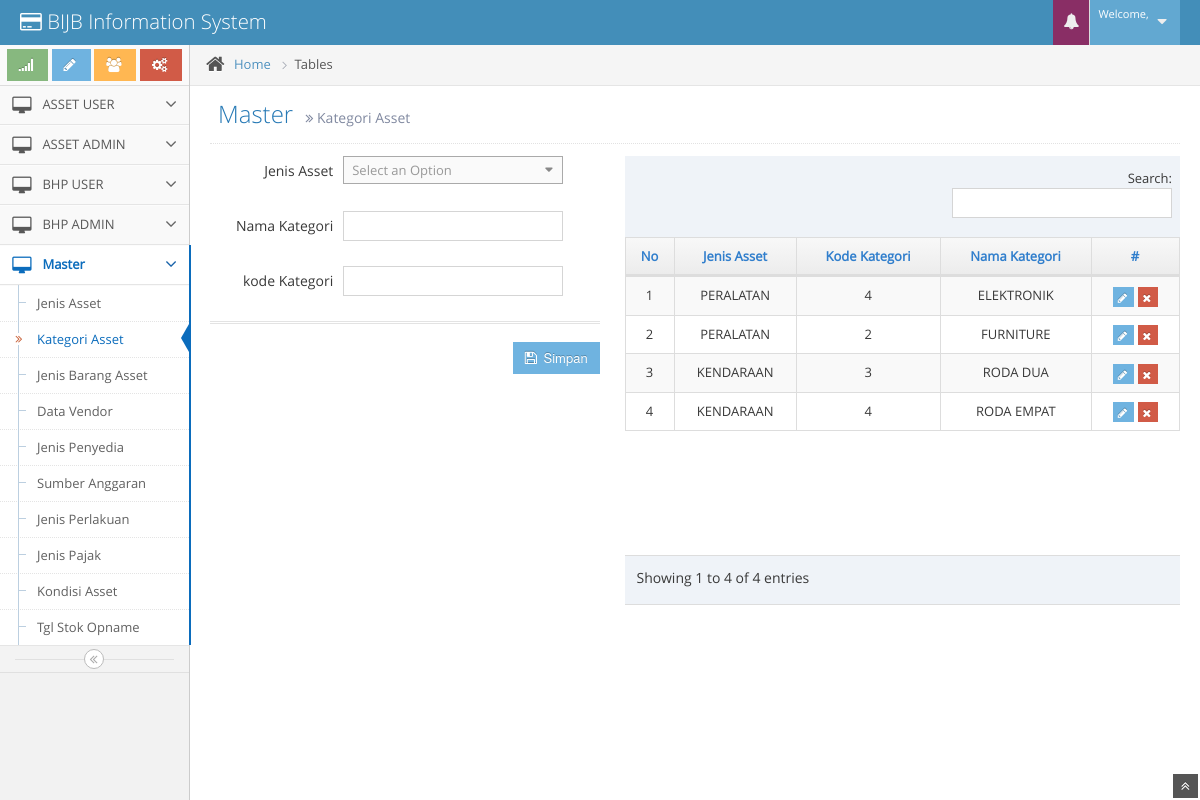
The app's page /index.php/assetmaster/kategori_asset with its own data.
### tables this page shows
CREATE TABLE IF NOT EXISTS `ma_kategoriasset` (
  `kode_kategori` char(20) NOT NULL DEFAULT '',
  `kode_k` int(10) DEFAULT NULL,
  `kode_jenisasset` char(20) DEFAULT NULL,
  `nama_kategori` varchar(100) DEFAULT NULL
);

CREATE TABLE IF NOT EXISTS `ma_jenisasset` (
  `kode_jenisasset` char(20) NOT NULL DEFAULT '',
  `kode_jns` char(10) DEFAULT NULL,
  `nama_jenisasset` char(100) DEFAULT NULL
);

### application/controllers/Assetmaster.php (called while the page is built, shortened)
<?php
class Assetmaster extends CI_Controller {
	public function __construct()
	{
		$this->load->model(array('Masterasset_model','Asset_model','Libasset_model','Bhp_model'));
	}
	public function kategori_asset(){
		$data['selectMenu']	= array('mn-master','sm-kategori-asset');
		$data['dtjnsAsset']	= $this->Masterasset_model->get_jns_asset();
		$data['dtBrgAsset'] = $this->Masterasset_model->get_kategori_asset();
		$data['view']		= "page/assetmaster/kategori_asset";
		$this->load->view('page/asset/templates/template',$data);
	}
}
?>

### index.php (called while the page is built, shortened)
<?php
require_once BASEPATH.'core/CodeIgniter.php';

### application/models/Masterasset_model.php (called while the page is built, shortened)
<?php
class Masterasset_model extends CI_Model {
	public function get_kategori_asset()
	{
		$this->db->select('kode_kategori, kode_k, nama_kategori, nama_jenisasset');
		$this->db->from('ma_kategoriasset');
		$this->db->join('ma_jenisasset', 'ma_jenisasset.kode_jenisasset=ma_kategoriasset.kode_jenisasset');
		$query = $this->db->get();
		$result = $query->result();
		return $result;
	}
}
?>

### application/views/page/assetmaster/kategori_asset.php (the view, shortened to what this page needs)
<div class="page-header position-relative">
	<h1>
		Master
		<small>
			<i class="icon-double-angle-right"></i>
			Kategori Asset
		</small>
	</h1>
</div>
<div class="row-fluid">
	<div class="span12">
		<div class="span5">
			<div class="row-fluid">
				<div class="span12">
					<form id="form-kategori-asset" class="form-horizontal" />
						<div class="control-group">
							<label class="control-label span4" for="jnsAsset">Jenis Asset</label>
							<div class="controls span8">
							</div>
						</div>
						<div class="control-group">
							<label class="control-label span4" for="namaKategori">Nama Kategori</label>
							<div class="controls span8">
								<input id="namaKategori" type="text" name="namaKategori" class="uppercase">
							</div>
						</div>
						<div class="control-group">
							<label class="control-label span4" for="kodekategori">kode Kategori</label>
							<div class="controls span8">
								<input id="kodekategori" type="text" name="kodekategori" class="uppercase">
							</div>
						</div>
						<div class="hr hr-double hr-dotted hr18"></div>
						<div class="control-group">
							<button id="simpan" class="btn btn-info btn-small pull-right" type="button">
								<i class="icon-save bigger-110"></i>
								Simpan
							</button>
						</div>
				</div>
			</div>
		</div>
		<div class="span7">
			<table class="table table-striped table-bordered" id="dt-list-kategoriasset">
				<thead>
					<tr>
						<th class="center">No</th>
						<th class="center">Jenis Asset</th>
						<th class="center">Kode Kategori</th>
						<th class="center">Nama Kategori</th>
						<th class="center">#</th>
					</tr>
				</thead>
				<tbody id="">
					<?php
					$no = 1;
					foreach($dtBrgAsset as $val): ?>
					<tr id="">
						<td class="center"><?= $no++; ?></td>
						<td class="center td2"><?= $val->nama_jenisasset; ?></td>
						<td class="center td3"><?= $val->kode_k; ?></td>
						<td class="center td4"><?= $val->nama_kategori; ?></td>
						<td class="center">
							<button type="button" class="btn-edit btn btn-info btn-minier">
								<i class="icon-pencil"></i>
							</button>
							<button type="button" class="btn-delete btn btn-danger btn-minier">
								<i class="icon-remove"></i>
							</button>
						</td>
					</tr>
					<?php endforeach; ?>
				</tbody>
			</table>
		</div>
	</div>
</div>

### records on screen
ma_kategoriasset: kode_jenisasset.nama_jenisasset "PERALATAN", kode_k "4", nama_kategori "ELEKTRONIK"
ma_kategoriasset: kode_jenisasset.nama_jenisasset "PERALATAN", kode_k "2", nama_kategori "FURNITURE"
ma_kategoriasset: kode_jenisasset.nama_jenisasset "KENDARAAN", kode_k "3", nama_kategori "RODA DUA"
ma_kategoriasset: kode_jenisasset.nama_jenisasset "KENDARAAN", kode_k "4", nama_kategori "RODA EMPAT"
